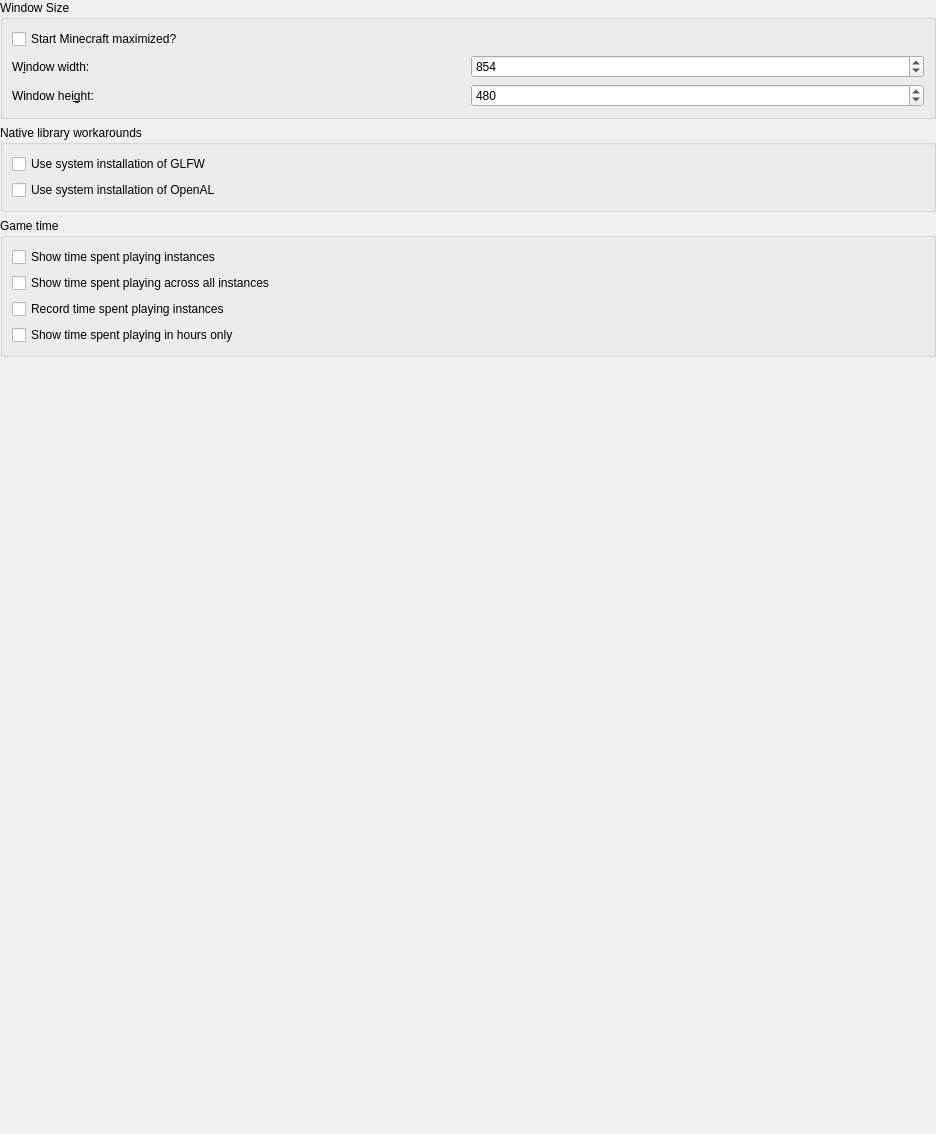
<?xml version="1.0" encoding="UTF-8"?>
<ui version="4.0">
 <class>MinecraftPage</class>
 <widget class="QWidget" name="MinecraftPage">
  <property name="geometry">
   <rect>
    <x>0</x>
    <y>0</y>
    <width>936</width>
    <height>1134</height>
   </rect>
  </property>
  <property name="sizePolicy">
   <sizepolicy hsizetype="MinimumExpanding" vsizetype="MinimumExpanding">
    <horstretch>0</horstretch>
    <verstretch>0</verstretch>
   </sizepolicy>
  </property>
  <layout class="QVBoxLayout" name="mainLayout">
   <property name="leftMargin">
    <number>0</number>
   </property>
   <property name="topMargin">
    <number>0</number>
   </property>
   <property name="rightMargin">
    <number>0</number>
   </property>
   <property name="bottomMargin">
    <number>0</number>
   </property>
   <item>
    <widget class="QGroupBox" name="windowSizeGroupBox">
     <property name="title">
      <string>Window Size</string>
     </property>
     <layout class="QVBoxLayout" name="verticalLayout_4">
      <item>
       <widget class="QCheckBox" name="maximizedCheckBox">
        <property name="text">
         <string>Start Minecraft maximized?</string>
        </property>
       </widget>
      </item>
      <item>
       <layout class="QGridLayout" name="gridLayoutWindowSize">
        <item row="1" column="0">
         <widget class="QLabel" name="labelWindowHeight">
          <property name="text">
           <string>Window hei&amp;ght:</string>
          </property>
          <property name="buddy">
           <cstring>windowHeightSpinBox</cstring>
          </property>
         </widget>
        </item>
        <item row="0" column="0">
         <widget class="QLabel" name="labelWindowWidth">
          <property name="text">
           <string>W&amp;indow width:</string>
          </property>
          <property name="buddy">
           <cstring>windowWidthSpinBox</cstring>
          </property>
         </widget>
        </item>
        <item row="0" column="1">
         <widget class="QSpinBox" name="windowWidthSpinBox">
          <property name="minimum">
           <number>1</number>
          </property>
          <property name="maximum">
           <number>65536</number>
          </property>
          <property name="singleStep">
           <number>1</number>
          </property>
          <property name="value">
           <number>854</number>
          </property>
         </widget>
        </item>
        <item row="1" column="1">
         <widget class="QSpinBox" name="windowHeightSpinBox">
          <property name="minimum">
           <number>1</number>
          </property>
          <property name="maximum">
           <number>65536</number>
          </property>
          <property name="value">
           <number>480</number>
          </property>
         </widget>
        </item>
       </layout>
      </item>
     </layout>
    </widget>
   </item>
   <item>
    <widget class="QGroupBox" name="nativeLibWorkaroundGroupBox">
     <property name="title">
      <string>Native library workarounds</string>
     </property>
     <layout class="QVBoxLayout" name="verticalLayout_5">
      <item>
       <widget class="QCheckBox" name="useNativeGLFWCheck">
        <property name="text">
         <string>Use system installation of GLFW</string>
        </property>
       </widget>
      </item>
      <item>
       <widget class="QCheckBox" name="useNativeOpenALCheck">
        <property name="text">
         <string>Use system installation of OpenAL</string>
        </property>
       </widget>
      </item>
     </layout>
    </widget>
   </item>
   <item>
    <widget class="QGroupBox" name="gameTimeGroupBox">
     <property name="title">
      <string>Game time</string>
     </property>
     <layout class="QVBoxLayout" name="verticalLayout_6">
      <item>
       <widget class="QCheckBox" name="showGameTime">
        <property name="text">
         <string>Show time spent playing instances</string>
        </property>
       </widget>
      </item>
      <item>
       <widget class="QCheckBox" name="showGlobalGameTime">
        <property name="text">
         <string>Show time spent playing across all instances</string>
        </property>
       </widget>
      </item>
      <item>
       <widget class="QCheckBox" name="recordGameTime">
        <property name="text">
         <string>Record time spent playing instances</string>
        </property>
       </widget>
      </item>
      <item>
       <widget class="QCheckBox" name="showGameTimeHours">
        <property name="text">
         <string>Show time spent playing in hours only</string>
        </property>
       </widget>
      </item>
     </layout>
    </widget>
   </item>
   <item>
    <spacer name="verticalSpacerMinecraft">
     <property name="orientation">
      <enum>Qt::Vertical</enum>
     </property>
     <property name="sizeHint" stdset="0">
      <size>
       <width>0</width>
       <height>0</height>
      </size>
     </property>
    </spacer>
   </item>
  </layout>
 </widget>
 <tabstops>
  <tabstop>maximizedCheckBox</tabstop>
  <tabstop>windowWidthSpinBox</tabstop>
  <tabstop>windowHeightSpinBox</tabstop>
  <tabstop>useNativeGLFWCheck</tabstop>
  <tabstop>useNativeOpenALCheck</tabstop>
 </tabstops>
 <resources/>
 <connections/>
</ui>
